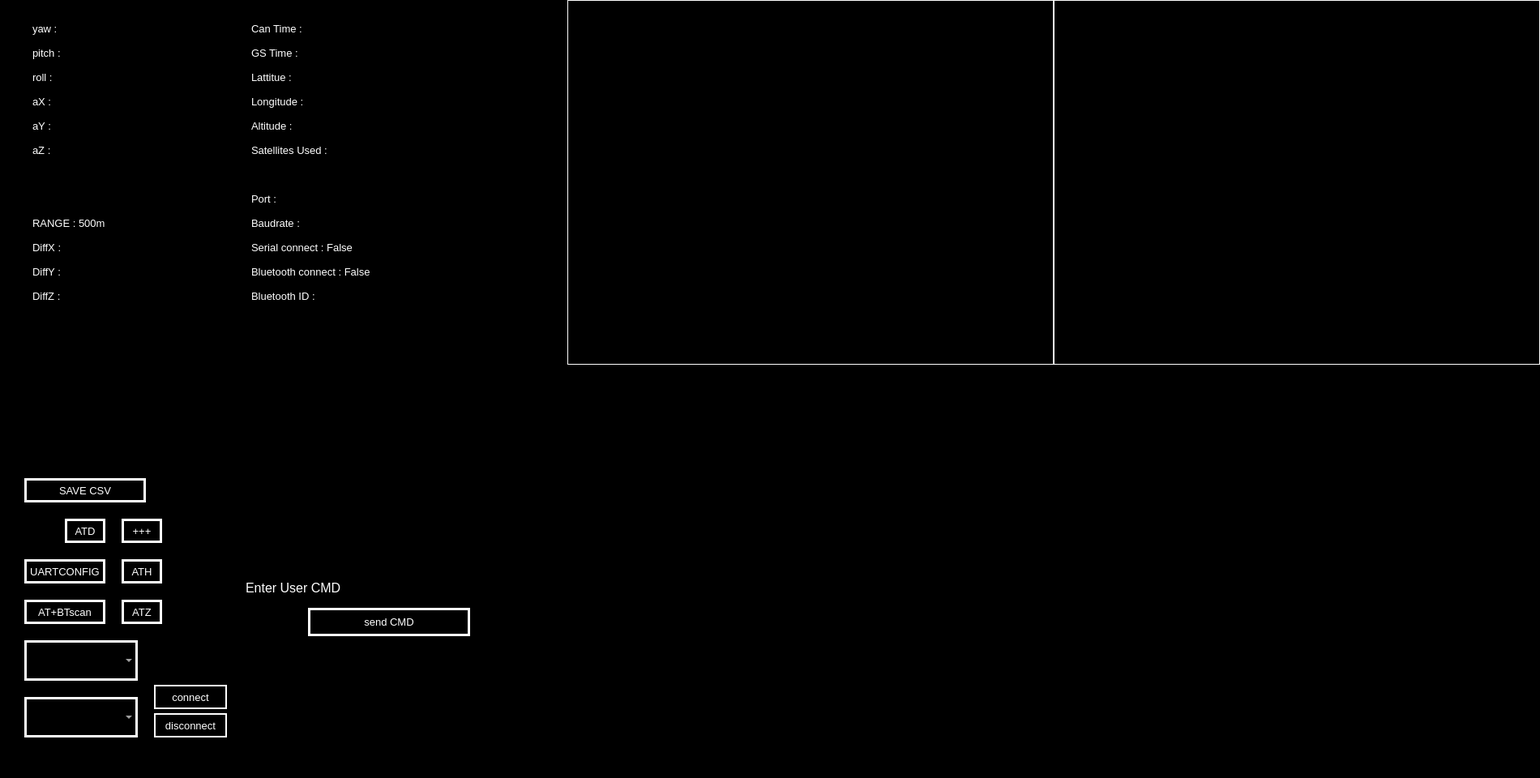
<?xml version="1.0" encoding="UTF-8"?>
<ui version="4.0">
 <class>Form_0</class>
 <widget class="QWidget" name="Form_0">
  <property name="geometry">
   <rect>
    <x>0</x>
    <y>0</y>
    <width>1900</width>
    <height>960</height>
   </rect>
  </property>
  <property name="font">
   <font>
    <pointsize>10</pointsize>
   </font>
  </property>
  <property name="cursor">
   <cursorShape>ArrowCursor</cursorShape>
  </property>
  <property name="windowTitle">
   <string>Form</string>
  </property>
  <property name="styleSheet">
   <string notr="true"> background-color:rgb(0, 0, 0);</string>
  </property>
  <widget class="QComboBox" name="CB_port">
   <property name="geometry">
    <rect>
     <x>30</x>
     <y>790</y>
     <width>140</width>
     <height>50</height>
    </rect>
   </property>
   <property name="styleSheet">
    <string notr="true">color : rgb(255, 255, 255);
border-style: solid;
border-width: 3px;
border-color: rgb(255, 255, 255);</string>
   </property>
  </widget>
  <widget class="QComboBox" name="CB_baudrate">
   <property name="geometry">
    <rect>
     <x>30</x>
     <y>860</y>
     <width>140</width>
     <height>50</height>
    </rect>
   </property>
   <property name="styleSheet">
    <string notr="true">color : rgb(255, 255, 255);
border-style: solid;
border-width: 3px;
border-color: rgb(255, 255, 255);</string>
   </property>
  </widget>
  <widget class="QPushButton" name="pushButton_connect">
   <property name="geometry">
    <rect>
     <x>190</x>
     <y>845</y>
     <width>90</width>
     <height>30</height>
    </rect>
   </property>
   <property name="styleSheet">
    <string notr="true">color : rgb(255, 255, 255);
border-style: solid;
border-width: 1.5px;
border-color: rgb(255, 255, 255);</string>
   </property>
   <property name="text">
    <string>connect</string>
   </property>
  </widget>
  <widget class="QLineEdit" name="lineEdit">
   <property name="geometry">
    <rect>
     <x>300</x>
     <y>880</y>
     <width>360</width>
     <height>30</height>
    </rect>
   </property>
   <property name="focusPolicy">
    <enum>Qt::StrongFocus</enum>
   </property>
   <property name="layoutDirection">
    <enum>Qt::LeftToRight</enum>
   </property>
   <property name="styleSheet">
    <string notr="true">color : rgb(255, 255, 255);</string>
   </property>
   <property name="maxLength">
    <number>32765</number>
   </property>
   <property name="alignment">
    <set>Qt::AlignBottom|Qt::AlignLeading|Qt::AlignLeft</set>
   </property>
  </widget>
  <widget class="QLabel" name="label_a_X">
   <property name="geometry">
    <rect>
     <x>40</x>
     <y>110</y>
     <width>150</width>
     <height>30</height>
    </rect>
   </property>
   <property name="font">
    <font>
     <family>SansSerif</family>
     <pointsize>10</pointsize>
    </font>
   </property>
   <property name="cursor">
    <cursorShape>ArrowCursor</cursorShape>
   </property>
   <property name="styleSheet">
    <string notr="true">color : rgb(255, 255, 255);</string>
   </property>
   <property name="text">
    <string>aX : </string>
   </property>
  </widget>
  <widget class="QLabel" name="label_image_right">
   <property name="geometry">
    <rect>
     <x>1300</x>
     <y>0</y>
     <width>600</width>
     <height>450</height>
    </rect>
   </property>
   <property name="cursor">
    <cursorShape>CrossCursor</cursorShape>
   </property>
   <property name="styleSheet">
    <string notr="true">border-style: solid;
border-width: 1px;
border-color: rgb(255, 255, 255);</string>
   </property>
   <property name="text">
    <string/>
   </property>
   <property name="alignment">
    <set>Qt::AlignRight|Qt::AlignTop|Qt::AlignTrailing</set>
   </property>
  </widget>
  <widget class="QPushButton" name="pushButton_disconnect">
   <property name="geometry">
    <rect>
     <x>190</x>
     <y>880</y>
     <width>90</width>
     <height>30</height>
    </rect>
   </property>
   <property name="styleSheet">
    <string notr="true">color : rgb(255, 255, 255);
border-style: solid;
border-width: 1.5px;
border-color: rgb(255, 255, 255);</string>
   </property>
   <property name="text">
    <string>disconnect</string>
   </property>
  </widget>
  <widget class="QLineEdit" name="lineEdit_SerialRead">
   <property name="geometry">
    <rect>
     <x>300</x>
     <y>800</y>
     <width>360</width>
     <height>70</height>
    </rect>
   </property>
   <property name="focusPolicy">
    <enum>Qt::NoFocus</enum>
   </property>
   <property name="styleSheet">
    <string notr="true">color : rgb(255, 255, 255);</string>
   </property>
  </widget>
  <widget class="QPushButton" name="pushButton_BTscan">
   <property name="geometry">
    <rect>
     <x>30</x>
     <y>740</y>
     <width>100</width>
     <height>30</height>
    </rect>
   </property>
   <property name="styleSheet">
    <string notr="true">color : rgb(255, 255, 255);
border-style: solid;
border-width: 3px;
border-color: rgb(255, 255, 255);</string>
   </property>
   <property name="text">
    <string>AT+BTscan</string>
   </property>
  </widget>
  <widget class="QLineEdit" name="lineEdit_sendCMD">
   <property name="geometry">
    <rect>
     <x>300</x>
     <y>710</y>
     <width>360</width>
     <height>30</height>
    </rect>
   </property>
   <property name="font">
    <font>
     <pointsize>12</pointsize>
    </font>
   </property>
   <property name="focusPolicy">
    <enum>Qt::StrongFocus</enum>
   </property>
   <property name="styleSheet">
    <string notr="true">color : rgb(255, 255, 255);</string>
   </property>
   <property name="text">
    <string>Enter User CMD</string>
   </property>
  </widget>
  <widget class="QLabel" name="label_sendCMD">
   <property name="geometry">
    <rect>
     <x>300</x>
     <y>660</y>
     <width>360</width>
     <height>30</height>
    </rect>
   </property>
   <property name="font">
    <font>
     <family>Hancom Gothic</family>
     <pointsize>12</pointsize>
     <stylestrategy>PreferDefault</stylestrategy>
    </font>
   </property>
   <property name="cursor">
    <cursorShape>ArrowCursor</cursorShape>
   </property>
   <property name="styleSheet">
    <string notr="true">color : rgb(255, 255, 255);</string>
   </property>
   <property name="text">
    <string/>
   </property>
  </widget>
  <widget class="QPushButton" name="pushButton_sendCMD">
   <property name="geometry">
    <rect>
     <x>380</x>
     <y>750</y>
     <width>200</width>
     <height>35</height>
    </rect>
   </property>
   <property name="styleSheet">
    <string notr="true">color : rgb(255, 255, 255);
border-style: solid;
border-width: 3px;
border-color: rgb(255, 255, 255);</string>
   </property>
   <property name="text">
    <string>send CMD</string>
   </property>
  </widget>
  <widget class="QLabel" name="label_image_left">
   <property name="geometry">
    <rect>
     <x>700</x>
     <y>0</y>
     <width>600</width>
     <height>450</height>
    </rect>
   </property>
   <property name="cursor">
    <cursorShape>CrossCursor</cursorShape>
   </property>
   <property name="styleSheet">
    <string notr="true">border-style: solid;
border-width: 1px;
border-color: rgb(255, 255, 255);
</string>
   </property>
   <property name="text">
    <string/>
   </property>
   <property name="alignment">
    <set>Qt::AlignRight|Qt::AlignTop|Qt::AlignTrailing</set>
   </property>
  </widget>
  <widget class="QLabel" name="label_a_Y">
   <property name="geometry">
    <rect>
     <x>40</x>
     <y>140</y>
     <width>150</width>
     <height>30</height>
    </rect>
   </property>
   <property name="font">
    <font>
     <family>SansSerif</family>
     <pointsize>10</pointsize>
    </font>
   </property>
   <property name="cursor">
    <cursorShape>ArrowCursor</cursorShape>
   </property>
   <property name="styleSheet">
    <string notr="true">color : rgb(255, 255, 255);</string>
   </property>
   <property name="text">
    <string>aY : </string>
   </property>
  </widget>
  <widget class="QLabel" name="label_a_Z">
   <property name="geometry">
    <rect>
     <x>40</x>
     <y>170</y>
     <width>150</width>
     <height>30</height>
    </rect>
   </property>
   <property name="font">
    <font>
     <family>SansSerif</family>
     <pointsize>10</pointsize>
    </font>
   </property>
   <property name="cursor">
    <cursorShape>ArrowCursor</cursorShape>
   </property>
   <property name="styleSheet">
    <string notr="true">color : rgb(255, 255, 255);</string>
   </property>
   <property name="text">
    <string>aZ : </string>
   </property>
  </widget>
  <widget class="QLabel" name="label_yaw">
   <property name="geometry">
    <rect>
     <x>40</x>
     <y>20</y>
     <width>150</width>
     <height>30</height>
    </rect>
   </property>
   <property name="font">
    <font>
     <family>SansSerif</family>
     <pointsize>10</pointsize>
    </font>
   </property>
   <property name="cursor">
    <cursorShape>ArrowCursor</cursorShape>
   </property>
   <property name="styleSheet">
    <string notr="true">color : rgb(255, 255, 255);</string>
   </property>
   <property name="text">
    <string>yaw : </string>
   </property>
  </widget>
  <widget class="QLabel" name="label_pitch">
   <property name="geometry">
    <rect>
     <x>40</x>
     <y>50</y>
     <width>150</width>
     <height>30</height>
    </rect>
   </property>
   <property name="font">
    <font>
     <family>SansSerif</family>
     <pointsize>10</pointsize>
    </font>
   </property>
   <property name="cursor">
    <cursorShape>ArrowCursor</cursorShape>
   </property>
   <property name="styleSheet">
    <string notr="true">color : rgb(255, 255, 255);</string>
   </property>
   <property name="text">
    <string>pitch : </string>
   </property>
  </widget>
  <widget class="QLabel" name="label_roll">
   <property name="geometry">
    <rect>
     <x>40</x>
     <y>80</y>
     <width>150</width>
     <height>30</height>
    </rect>
   </property>
   <property name="font">
    <font>
     <family>SansSerif</family>
     <pointsize>10</pointsize>
    </font>
   </property>
   <property name="cursor">
    <cursorShape>ArrowCursor</cursorShape>
   </property>
   <property name="styleSheet">
    <string notr="true">color : rgb(255, 255, 255);</string>
   </property>
   <property name="text">
    <string>roll : </string>
   </property>
  </widget>
  <widget class="QLabel" name="label_none2">
   <property name="geometry">
    <rect>
     <x>40</x>
     <y>230</y>
     <width>150</width>
     <height>30</height>
    </rect>
   </property>
   <property name="font">
    <font>
     <family>SansSerif</family>
     <pointsize>10</pointsize>
    </font>
   </property>
   <property name="cursor">
    <cursorShape>ArrowCursor</cursorShape>
   </property>
   <property name="styleSheet">
    <string notr="true">color : rgb(255, 255, 255);</string>
   </property>
   <property name="text">
    <string/>
   </property>
  </widget>
  <widget class="QLabel" name="label_RANGE">
   <property name="geometry">
    <rect>
     <x>40</x>
     <y>260</y>
     <width>150</width>
     <height>30</height>
    </rect>
   </property>
   <property name="font">
    <font>
     <family>SansSerif</family>
     <pointsize>10</pointsize>
    </font>
   </property>
   <property name="cursor">
    <cursorShape>ArrowCursor</cursorShape>
   </property>
   <property name="styleSheet">
    <string notr="true">color : rgb(255, 255, 255);</string>
   </property>
   <property name="text">
    <string>RANGE : 500m</string>
   </property>
  </widget>
  <widget class="QLabel" name="label_Diff_X">
   <property name="geometry">
    <rect>
     <x>40</x>
     <y>290</y>
     <width>150</width>
     <height>30</height>
    </rect>
   </property>
   <property name="font">
    <font>
     <family>SansSerif</family>
     <pointsize>10</pointsize>
    </font>
   </property>
   <property name="cursor">
    <cursorShape>ArrowCursor</cursorShape>
   </property>
   <property name="styleSheet">
    <string notr="true">color : rgb(255, 255, 255);</string>
   </property>
   <property name="text">
    <string>DiffX :</string>
   </property>
  </widget>
  <widget class="QLabel" name="label_Diff_Z">
   <property name="geometry">
    <rect>
     <x>40</x>
     <y>350</y>
     <width>150</width>
     <height>30</height>
    </rect>
   </property>
   <property name="font">
    <font>
     <family>SansSerif</family>
     <pointsize>10</pointsize>
    </font>
   </property>
   <property name="cursor">
    <cursorShape>ArrowCursor</cursorShape>
   </property>
   <property name="styleSheet">
    <string notr="true">color : rgb(255, 255, 255);</string>
   </property>
   <property name="text">
    <string>DiffZ :</string>
   </property>
  </widget>
  <widget class="QLabel" name="label_Diff_Y">
   <property name="geometry">
    <rect>
     <x>40</x>
     <y>320</y>
     <width>150</width>
     <height>30</height>
    </rect>
   </property>
   <property name="font">
    <font>
     <family>SansSerif</family>
     <pointsize>10</pointsize>
    </font>
   </property>
   <property name="cursor">
    <cursorShape>ArrowCursor</cursorShape>
   </property>
   <property name="styleSheet">
    <string notr="true">color : rgb(255, 255, 255);</string>
   </property>
   <property name="text">
    <string>DiffY :</string>
   </property>
  </widget>
  <widget class="QLabel" name="label_none3">
   <property name="geometry">
    <rect>
     <x>310</x>
     <y>200</y>
     <width>270</width>
     <height>30</height>
    </rect>
   </property>
   <property name="font">
    <font>
     <family>SansSerif</family>
     <pointsize>10</pointsize>
    </font>
   </property>
   <property name="cursor">
    <cursorShape>ArrowCursor</cursorShape>
   </property>
   <property name="styleSheet">
    <string notr="true">color : rgb(255, 255, 255);</string>
   </property>
   <property name="text">
    <string/>
   </property>
  </widget>
  <widget class="QLabel" name="label_Baudrate">
   <property name="geometry">
    <rect>
     <x>310</x>
     <y>260</y>
     <width>270</width>
     <height>30</height>
    </rect>
   </property>
   <property name="font">
    <font>
     <family>SansSerif</family>
     <pointsize>10</pointsize>
    </font>
   </property>
   <property name="cursor">
    <cursorShape>ArrowCursor</cursorShape>
   </property>
   <property name="styleSheet">
    <string notr="true">color : rgb(255, 255, 255);</string>
   </property>
   <property name="text">
    <string>Baudrate : </string>
   </property>
  </widget>
  <widget class="QLabel" name="label_cantime">
   <property name="geometry">
    <rect>
     <x>310</x>
     <y>20</y>
     <width>270</width>
     <height>30</height>
    </rect>
   </property>
   <property name="font">
    <font>
     <family>SansSerif</family>
     <pointsize>10</pointsize>
    </font>
   </property>
   <property name="cursor">
    <cursorShape>ArrowCursor</cursorShape>
   </property>
   <property name="styleSheet">
    <string notr="true">color : rgb(255, 255, 255);</string>
   </property>
   <property name="text">
    <string>Can Time : </string>
   </property>
  </widget>
  <widget class="QLabel" name="label_Longitude">
   <property name="geometry">
    <rect>
     <x>310</x>
     <y>110</y>
     <width>270</width>
     <height>30</height>
    </rect>
   </property>
   <property name="font">
    <font>
     <family>SansSerif</family>
     <pointsize>10</pointsize>
    </font>
   </property>
   <property name="cursor">
    <cursorShape>ArrowCursor</cursorShape>
   </property>
   <property name="styleSheet">
    <string notr="true">color : rgb(255, 255, 255);</string>
   </property>
   <property name="text">
    <string>Longitude :</string>
   </property>
  </widget>
  <widget class="QLabel" name="label_gstime">
   <property name="geometry">
    <rect>
     <x>310</x>
     <y>50</y>
     <width>270</width>
     <height>30</height>
    </rect>
   </property>
   <property name="font">
    <font>
     <family>SansSerif</family>
     <pointsize>10</pointsize>
    </font>
   </property>
   <property name="cursor">
    <cursorShape>ArrowCursor</cursorShape>
   </property>
   <property name="styleSheet">
    <string notr="true">color : rgb(255, 255, 255);</string>
   </property>
   <property name="text">
    <string>GS Time : </string>
   </property>
  </widget>
  <widget class="QLabel" name="label_Serial_connect">
   <property name="geometry">
    <rect>
     <x>310</x>
     <y>290</y>
     <width>270</width>
     <height>30</height>
    </rect>
   </property>
   <property name="font">
    <font>
     <family>SansSerif</family>
     <pointsize>10</pointsize>
    </font>
   </property>
   <property name="cursor">
    <cursorShape>ArrowCursor</cursorShape>
   </property>
   <property name="styleSheet">
    <string notr="true">color : rgb(255, 255, 255);</string>
   </property>
   <property name="text">
    <string>Serial connect : False</string>
   </property>
  </widget>
  <widget class="QLabel" name="label_Satellites_Used">
   <property name="geometry">
    <rect>
     <x>310</x>
     <y>170</y>
     <width>270</width>
     <height>30</height>
    </rect>
   </property>
   <property name="font">
    <font>
     <family>SansSerif</family>
     <pointsize>10</pointsize>
    </font>
   </property>
   <property name="cursor">
    <cursorShape>ArrowCursor</cursorShape>
   </property>
   <property name="styleSheet">
    <string notr="true">color : rgb(255, 255, 255);</string>
   </property>
   <property name="text">
    <string>Satellites Used : </string>
   </property>
  </widget>
  <widget class="QLabel" name="label_Bluetooth_connect">
   <property name="geometry">
    <rect>
     <x>310</x>
     <y>320</y>
     <width>270</width>
     <height>30</height>
    </rect>
   </property>
   <property name="font">
    <font>
     <family>SansSerif</family>
     <pointsize>10</pointsize>
    </font>
   </property>
   <property name="cursor">
    <cursorShape>ArrowCursor</cursorShape>
   </property>
   <property name="styleSheet">
    <string notr="true">color : rgb(255, 255, 255);</string>
   </property>
   <property name="text">
    <string>Bluetooth connect : False</string>
   </property>
  </widget>
  <widget class="QLabel" name="label_Bluetooth_ID">
   <property name="geometry">
    <rect>
     <x>310</x>
     <y>350</y>
     <width>270</width>
     <height>30</height>
    </rect>
   </property>
   <property name="font">
    <font>
     <family>SansSerif</family>
     <pointsize>10</pointsize>
    </font>
   </property>
   <property name="cursor">
    <cursorShape>ArrowCursor</cursorShape>
   </property>
   <property name="focusPolicy">
    <enum>Qt::NoFocus</enum>
   </property>
   <property name="styleSheet">
    <string notr="true">color : rgb(255, 255, 255);</string>
   </property>
   <property name="text">
    <string>Bluetooth ID : </string>
   </property>
  </widget>
  <widget class="QLabel" name="label_Port">
   <property name="geometry">
    <rect>
     <x>310</x>
     <y>230</y>
     <width>270</width>
     <height>30</height>
    </rect>
   </property>
   <property name="font">
    <font>
     <family>SansSerif</family>
     <pointsize>10</pointsize>
    </font>
   </property>
   <property name="cursor">
    <cursorShape>ArrowCursor</cursorShape>
   </property>
   <property name="styleSheet">
    <string notr="true">color : rgb(255, 255, 255);</string>
   </property>
   <property name="text">
    <string>Port : </string>
   </property>
  </widget>
  <widget class="QLabel" name="label_Altitude">
   <property name="geometry">
    <rect>
     <x>310</x>
     <y>140</y>
     <width>270</width>
     <height>30</height>
    </rect>
   </property>
   <property name="font">
    <font>
     <family>SansSerif</family>
     <pointsize>10</pointsize>
    </font>
   </property>
   <property name="cursor">
    <cursorShape>ArrowCursor</cursorShape>
   </property>
   <property name="styleSheet">
    <string notr="true">color : rgb(255, 255, 255);</string>
   </property>
   <property name="text">
    <string>Altitude : </string>
   </property>
  </widget>
  <widget class="QLabel" name="label_Lattitue">
   <property name="geometry">
    <rect>
     <x>310</x>
     <y>80</y>
     <width>270</width>
     <height>30</height>
    </rect>
   </property>
   <property name="font">
    <font>
     <family>SansSerif</family>
     <pointsize>10</pointsize>
    </font>
   </property>
   <property name="cursor">
    <cursorShape>ArrowCursor</cursorShape>
   </property>
   <property name="styleSheet">
    <string notr="true">color : rgb(255, 255, 255);</string>
   </property>
   <property name="text">
    <string>Lattitue : </string>
   </property>
  </widget>
  <widget class="QLabel" name="label_image_GPS">
   <property name="geometry">
    <rect>
     <x>1380</x>
     <y>500</y>
     <width>440</width>
     <height>440</height>
    </rect>
   </property>
   <property name="cursor">
    <cursorShape>CrossCursor</cursorShape>
   </property>
   <property name="text">
    <string/>
   </property>
   <property name="alignment">
    <set>Qt::AlignRight|Qt::AlignTop|Qt::AlignTrailing</set>
   </property>
  </widget>
  <widget class="QLabel" name="label_none1">
   <property name="geometry">
    <rect>
     <x>40</x>
     <y>200</y>
     <width>150</width>
     <height>30</height>
    </rect>
   </property>
   <property name="font">
    <font>
     <family>SansSerif</family>
     <pointsize>10</pointsize>
    </font>
   </property>
   <property name="cursor">
    <cursorShape>ArrowCursor</cursorShape>
   </property>
   <property name="styleSheet">
    <string notr="true">color : rgb(255, 255, 255);</string>
   </property>
   <property name="text">
    <string/>
   </property>
  </widget>
  <widget class="QPushButton" name="pushButton_ATZ">
   <property name="geometry">
    <rect>
     <x>150</x>
     <y>740</y>
     <width>50</width>
     <height>30</height>
    </rect>
   </property>
   <property name="styleSheet">
    <string notr="true">color : rgb(255, 255, 255);
border-style: solid;
border-width: 3px;
border-color: rgb(255, 255, 255);</string>
   </property>
   <property name="text">
    <string>ATZ</string>
   </property>
  </widget>
  <widget class="QPushButton" name="pushButton_save_csv">
   <property name="geometry">
    <rect>
     <x>30</x>
     <y>590</y>
     <width>150</width>
     <height>30</height>
    </rect>
   </property>
   <property name="styleSheet">
    <string notr="true">color : rgb(255, 255, 255);
border-style: solid;
border-width: 3px;
border-color: rgb(255, 255, 255);</string>
   </property>
   <property name="text">
    <string>SAVE CSV</string>
   </property>
  </widget>
  <widget class="QPushButton" name="pushButton_UARTCONFIG">
   <property name="geometry">
    <rect>
     <x>30</x>
     <y>690</y>
     <width>100</width>
     <height>30</height>
    </rect>
   </property>
   <property name="styleSheet">
    <string notr="true">color : rgb(255, 255, 255);
border-style: solid;
border-width: 3px;
border-color: rgb(255, 255, 255);</string>
   </property>
   <property name="text">
    <string>UARTCONFIG</string>
   </property>
  </widget>
  <widget class="QPushButton" name="pushButton_ATH">
   <property name="geometry">
    <rect>
     <x>150</x>
     <y>690</y>
     <width>50</width>
     <height>30</height>
    </rect>
   </property>
   <property name="styleSheet">
    <string notr="true">color : rgb(255, 255, 255);
border-style: solid;
border-width: 3px;
border-color: rgb(255, 255, 255);</string>
   </property>
   <property name="text">
    <string>ATH</string>
   </property>
  </widget>
  <widget class="QPushButton" name="pushButton_ATplus">
   <property name="geometry">
    <rect>
     <x>150</x>
     <y>640</y>
     <width>50</width>
     <height>30</height>
    </rect>
   </property>
   <property name="styleSheet">
    <string notr="true">color : rgb(255, 255, 255);
border-style: solid;
border-width: 3px;
border-color: rgb(255, 255, 255);</string>
   </property>
   <property name="text">
    <string>+++</string>
   </property>
  </widget>
  <widget class="QPushButton" name="pushButton_ATD">
   <property name="geometry">
    <rect>
     <x>80</x>
     <y>640</y>
     <width>50</width>
     <height>30</height>
    </rect>
   </property>
   <property name="styleSheet">
    <string notr="true">color : rgb(255, 255, 255);
border-style: solid;
border-width: 3px;
border-color: rgb(255, 255, 255);</string>
   </property>
   <property name="text">
    <string>ATD</string>
   </property>
  </widget>
 </widget>
 <resources/>
 <connections/>
</ui>
